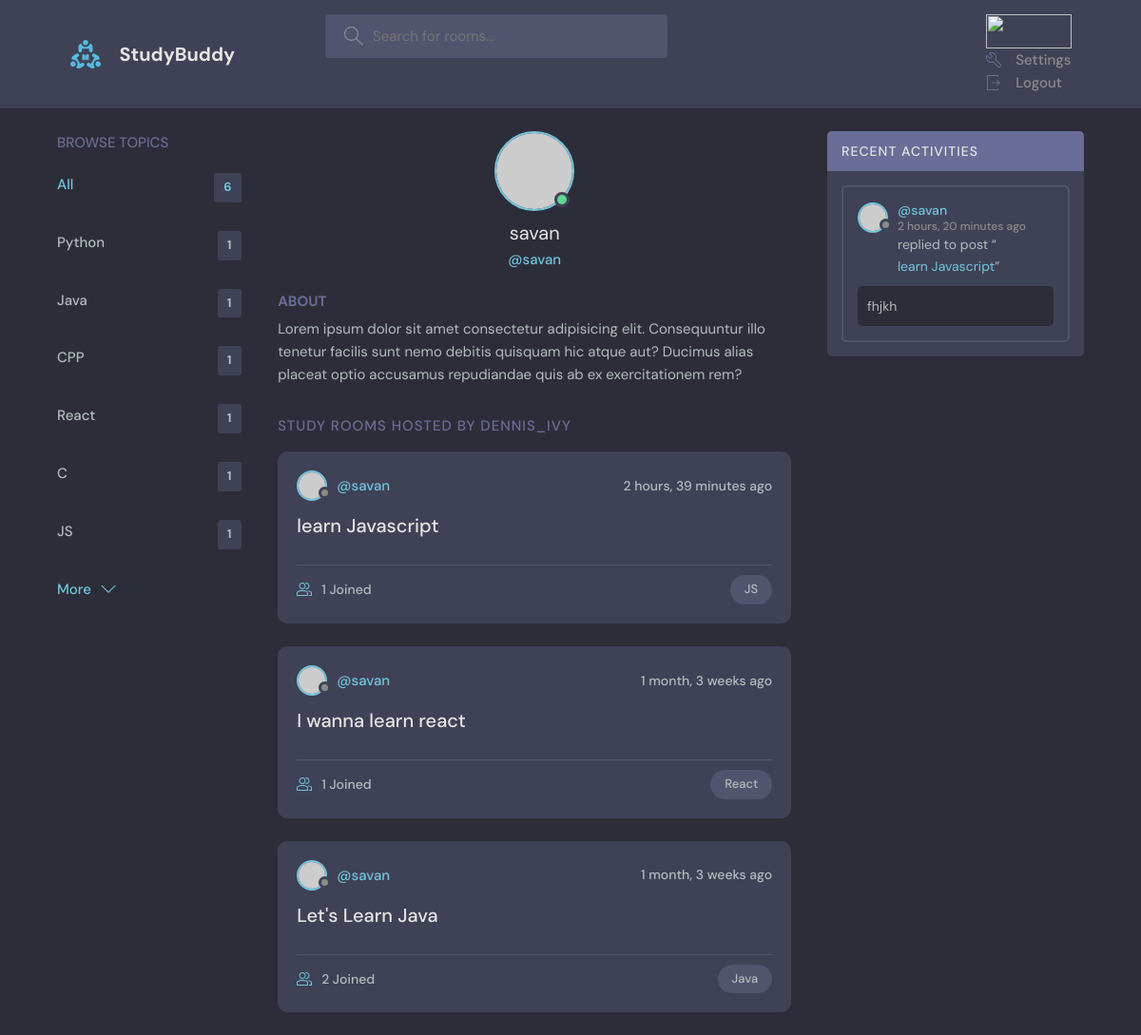
The page /profile/2 on the database its author committed.
### base/models.py (models this page shows, shortened)
class Topic(models.Model):
    name = models.CharField(max_length=200)

class Room(models.Model):
    host = models.ForeignKey(User, on_delete=models.SET_NULL, null=True)
    topic = models.ForeignKey(Topic, on_delete=models.SET_NULL, null=True)
    name = models.CharField(max_length=200)
    description = models.TextField(null=True, blank=True)
    participants = models.ManyToManyField(User, related_name="participants", blank=True)
    updated = models.DateTimeField(auto_now=True)
    created = models.DateTimeField(auto_now_add=True)
    class Meta:
        ordering = ['-updated','-created']
    def __str__(self):
        return self.name

class Message(models.Model):
    user = models.ForeignKey(User, on_delete=models.CASCADE)
    room = models.ForeignKey(Room, on_delete=models.CASCADE)
    body = models.TextField()
    updated = models.DateTimeField(auto_now=True)
    created = models.DateTimeField(auto_now_add=True)
    class Meta:
        ordering = ['-updated','-created']

### base/views.py (the view)
# urls.py: path('profile/<str:pk>', views.userProfile, name='user-profile'),
def userProfile(request, pk):
    user = User.objects.get(id=pk)
    rooms = user.room_set.all()
    room_messages = user.message_set.all()
    topics = Topic.objects.all()
    context = { 'user' : user, 'rooms' : rooms, 'room_messages':room_messages, 'topics':topics}
    return render(request, 'base/profile.html', context)

### base/templates/base/profile.html (shortened to what this page needs)
{% extends 'studybud/templates/main.html' %}
{% block content %}
  <main class="profile-page layout layout--3">
    <div class="container">
      {% include 'base/topics_component.html' %}
      <div class="roomList">
        <div class="profile">
          <div class="profile__avatar">
            <div class="avatar avatar--large active">
              <img src="https://randomuser.me/api/portraits/men/11.jpg" />
            </div>
          </div>
          <div class="profile__info">
            <h3>{{user.username}}</h3>
            <p>@{{user.username}}</p>
          </div>
          <div class="profile__about">
            <h3>About</h3>
            <p>
              Lorem ipsum dolor sit amet consectetur adipisicing elit. Consequuntur illo tenetur
              facilis sunt nemo debitis quisquam hic atque aut? Ducimus alias placeat optio
              accusamus repudiandae quis ab ex exercitationem rem?
            </p>
          </div>
        </div>
        <div class="roomList__header">
          <div>
            <h2>Study Rooms Hosted by dennis_ivy</a>
            </h2>
          </div>
        </div>
        {% include 'base/feed_component.html' %}
      </div>
      {% include 'base/activity_component.html' %}
    </div>
  </main>
{% endblock content %}

### base/templates/base/topics_component.html
<div class="topics">
    <div class="topics__header">
      <h2>Browse Topics</h2>
    </div>
    <ul class="topics__list">
      <li>
        <a href="{% url 'home' %}" class="active">All <span>{{topics.count}}</span></a>
      </li>
      {% for topic in topics %}
      <li>
        <a href="{% url 'home' %}?q={{topic.name}}">{{topic.name}}<span>{{topic.room_set.all.count}}</span></a>
      </li>
      {% endfor %}
    </ul>
    <a class="btn btn--link" href="{% url 'topics' %}">
      More
      <svg version="1.1" xmlns="http://www.w3.org/2000/svg" width="32" height="32" viewBox="0 0 32 32">
        <title>chevron-down</title>
        <path d="M16 21l-13-13h-3l16 16 16-16h-3l-13 13z"></path>
      </svg>
    </a>
  </div>

### base/templates/base/feed_component.html (shortened to what this page needs)
{%for room in rooms%}
<div class="roomListRoom">
    <div class="roomListRoom__header">
      <a href="{% url 'user-profile' room.host.id %}" class="roomListRoom__author">
        <div class="avatar avatar--small">
          <img src="https://randomuser.me/api/portraits/women/11.jpg" />
        </div>
        <span>@{{room.host.username}}</span>
      </a>
      <div class="roomListRoom__actions">
        <span>{{room.created|timesince}} ago</span>
      </div>
    </div>
    <div class="roomListRoom__content">
      <a href="{% url 'room' room.id %}">{{room.name}}</a>
    </div>
    <div class="roomListRoom__meta">
      <a href="{% url 'room' room.id %}" class="roomListRoom__joined">
        {{room.participants.all.count}} Joined
      </a>
      <p class="roomListRoom__topic">{{room.topic.name}}</p>
    </div>
  </div>
{% endfor %}

### base/templates/base/activity_component.html (shortened to what this page needs)
<div class="activities">
    <div class="activities__header">
      <h2>Recent Activities</h2>
    </div>
    {% for message in room_messages %}
    <div class="activities__box">
      <div class="activities__boxHeader roomListRoom__header">
        <a href="{% url 'user-profile' message.user.id %}" class="roomListRoom__author">
          <div class="avatar avatar--small">
            <img src="https://randomuser.me/api/portraits/women/11.jpg" />
          </div>
          <p>
            @{{message.user}}
            <span> {{ message.created|timesince}} ago</span>
          </p>
        </a>
      </div>
      <div class="activities__boxContent">
        <p>replied to post “<a href="{% url 'room' message.room.id %}">{{ message.room }}</a>”</p>
        <div class="activities__boxRoomContent">
            {{message.body}}
        </div>
      </div>
    </div>
    {% endfor %}
  </div>

### rows shown on the page
Topic: name "Python", room_set.all.count "1"
Topic: name "Java", room_set.all.count "1"
Topic: name "CPP", room_set.all.count "1"
Topic: name "React", room_set.all.count "1"
Topic: name "C", room_set.all.count "1"
Topic: name "JS", room_set.all.count "1"
Room: host.username "savan", created "2 hours, 39 minutes", name "learn Javascript", participants.all.count "1", topic.name "JS"
Room: host.username "savan", created "1 month, 3 weeks", name "I wanna learn react", participants.all.count "1", topic.name "React"
Room: host.username "savan", created "1 month, 3 weeks", name "Let's Learn Java", participants.all.count "2", topic.name "Java"
Message: user "savan", created "2 hours, 20 minutes", room "learn Javascript", body "fhjkh"

### other values the page prints
{{ topics.count }} "6"
{{ user.username }} "savan"
